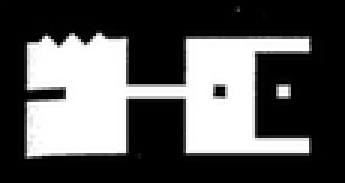
%> input picture Lab_5/defected_image.png, 115 x 61 px, shrunk from 394 x 211 before the run (shown 3 times larger)
$ octave Lab_5.m   (GNU Octave 9; MATLAB toolbox functions it lacks are replaced by stand-ins)
%> lines starting %> are read from the running program, lines starting %| are printed output that depends on the picture; in (x1, y1, x2, y2) boxes, pixels count from 0 and x2, y2 are one past the last pixel; in counts of white or black regions, pixels touching at a corner belong together; the program's own positions count from 1
%% 1. Базовые морфологические операции.
% Выбрать произвольное изображение, содержащее дефекты формы
% (внутренние «дырки» или внешние «выступы») объектов.
% Используя базовые морфологические операции,
% полностью убрать или минимизировать дефекты
clear;

I = imread('defected_image.png');
%> I is the input picture: size 61x115x3 uint8; min 0, max 255, mean 87.2
I1 = im2bw(I);
%> I1: size 61x115 logical; 33.7% white; 2 white regions, box (x1, y1, x2, y2) and area: (9, 11, 103, 53) 2343, (92, 28, 97, 33) 20
% imshow(I1);
square = strel('square', 20);
I2 = imopen(I1, square);
%> I2: size 61x115 logical; 10.3% white; 1 white region, box (x1, y1, x2, y2) and area: (22, 15, 42, 51) 720
I3 = imclose(I1, square);
%> I3: size 61x115 logical; 39.6% white; 1 white region, box (x1, y1, x2, y2) and area: (9, 11, 103, 53) 2781
I4 = imclose(I2, square);
subplot(2,2,1); imshow(I1); title('Original image');
subplot(2,2,2); imshow(I2); title('Opening');
subplot(2,2,3); imshow(I3);  title('Closing');
subplot(2,2,4); imshow(I4); title('Opening followed by closing'); pause;
% Результат сохранен в файл 'result1.jpg'

%% 2. Разделение объектов.
% Выбрать произвольное бинарное изображение,
% содержащее перекрывающиеся объекты.
clear;

% 2.1 Использовать операции бинарной морфологии для разделения объектов.
I = imread('connected_elements.png');
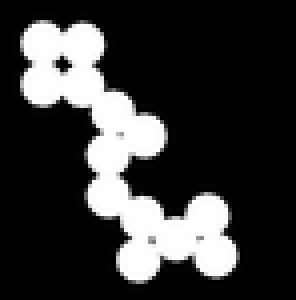
%> input picture Lab_5/connected_elements.png, 74 x 75 px, shrunk from 254 x 256 before the run (shown 4 times larger)
%> I is the input picture: size 75x74x3 uint8; min 0, max 255, mean 55.3
I1 = im2bw(I);
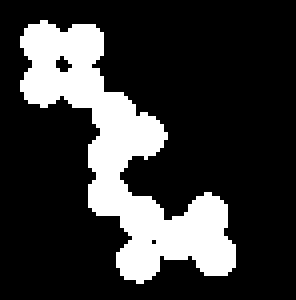
%> I1: size 75x74 logical (shown 4 times larger); 21.7% white; 1 white region, box (x1, y1, x2, y2) and area: (5, 5, 59, 71) 1202
I2 = ~I1;
%> I2: size 75x74 logical; 78.3% white; 1 black region, box (x1, y1, x2, y2) and area: (5, 5, 59, 71) 1202
subplot(2,2,1); imshow(I2); title('Original image');
% BW2 = imerode(I1, disk);
BW2 = bwmorph(I1, 'erode', 10);
%> BW2: size 75x74 logical; every value is 0
subplot(2,2,2); imshow(BW2); title('Eroded image');
BW2 = bwmorph (BW2, 'thicken', Inf);
%> BW2: size 75x74 logical; 100% white; black in thin lines or dots, all inside (x1, y1, x2, y2) = (37, 37, 38, 39)
subplot(2,2,3); imshow(BW2); title('Thickened objects');
Inew = ~(I1&BW2);
%> Inew: size 75x74 logical; 78.4% white; 1 black region, box (x1, y1, x2, y2) and area: (5, 5, 59, 71) 1200
subplot(2,2,4); imshow(Inew); title('Result'); pause;
% Результат сохранен в файл 'result2.1.jpg'

% 2.2 Выделить контуры объектов.
B = strel('disk', 1);
I3 = imdilate(Inew, B);
%> I3: size 75x74 logical; 82.8% white; 1 black region, box (x1, y1, x2, y2) and area: (6, 6, 58, 70) 955
C = I3 & ~Inew;
%> C: size 75x74 logical; 4.4% white in thin lines or dots, all inside (x1, y1, x2, y2) = (5, 5, 59, 71)
subplot(1,1,1); imshow(C); pause;
% Результат сохранен в файл 'result2.2.jpg'

%% 3. Сегментация.
% Выбрать произвольное изображение,
% содержащее небольшое число локальных минимумов.
% Выполнить сегментацию изображения по водоразделам.
clear;

% 3.1 Фильтрация изображения
rgb = imread ('lemons.png');
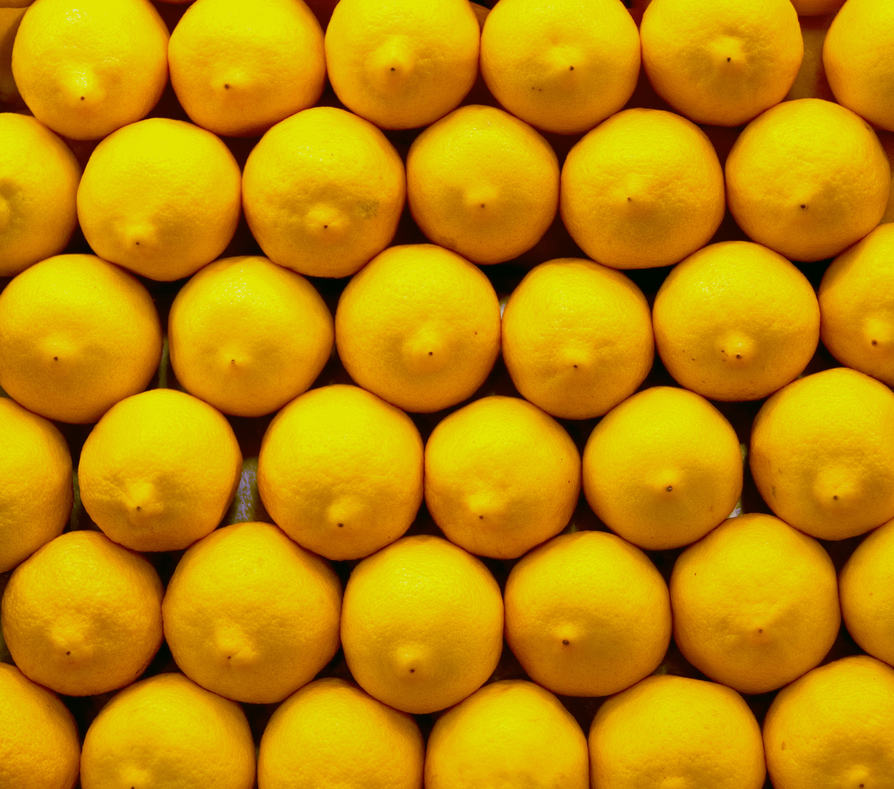
%> input picture Lab_5/lemons.png, 894 x 789 px, shrunk from 3072 x 2712 before the run
%> rgb is the input picture: size 789x894x3 uint8; mean R, G, B 195.5, 141.1, 1.5
A = rgb2gray(rgb);
B = strel ('disk', 100);
C = imerode(A, B);
%> C: size 789x894 uint8
Cr = imreconstruct (C, A);
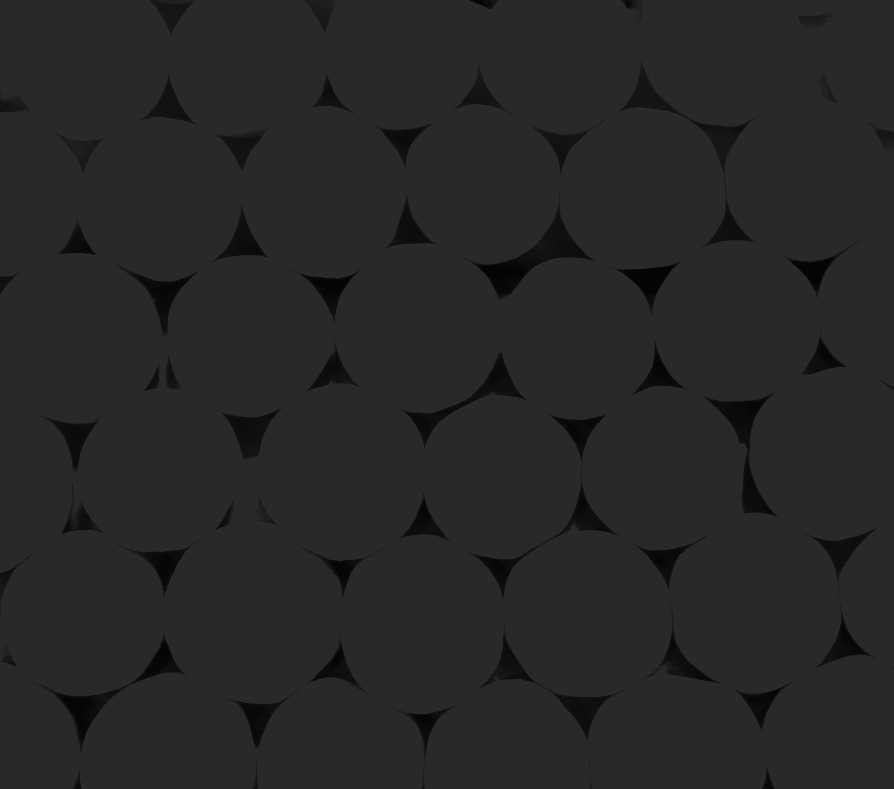
%> Cr: size 789x894 uint8; min 2, max 41, mean 39.4
Crd = imdilate(Cr, B);
%> Crd: size 789x894 uint8; every value is 41
Crdr = imreconstruct (imcomplement (Crd) , imcomplement (Cr));
%> Crdr: size 789x894 uint8; every value is 214
Crdr = imcomplement (Crdr);
imshow(Crdr); title('Отфильтрованное изображение'); pause;
% Результат сохранен в файл 'result3.1.jpg'

% 3.2 Маркеры переднего плана
fgm = imregionalmax(Crdr);
%> fgm: size 789x894 logical; every value is 1
A2 = A;
A2(fgm) = 255;
%> A2: size 789x894 uint8; every value is 255
subplot(1, 2, 1); imshow(A2); title('Маркеры переднего плана');

B2 = strel(ones(25, 25));
fgm = imclose(fgm, B2);
fgm = imerode(fgm, B2);
fgm = bwareaopen(fgm, 20);
A3 = A;
A3(fgm) = 255;
subplot(1, 2, 2); imshow(A3); title('Отфильтрованные маркеры переднего плана');
pause;
% Результат сохранен в файл 'result3.2.jpg'

% 3.3 Маркеры фона
bw = imbinarize(Crdr);
subplot(1, 2, 1); imshow(bw); title('Бинаризованное изображение');
D = bwdist(bw);
%> D: size 789x894 single; every value is 0
L = watershed(D);
bgm = L == 0;
%> bgm: size 789x894 logical; every value is 0
subplot(1, 2, 2); imshow(bgm); title('Маркеры фона'); pause;
% Результат сохранен в файл 'result3.3.jpg'

% 3.4 Градиентное представление изображения
hy = fspecial('sobel');
hx = hy';
Ay = imfilter(im2double(A), hy, 'replicate');
Ax = imfilter(im2double(A), hx, 'replicate');
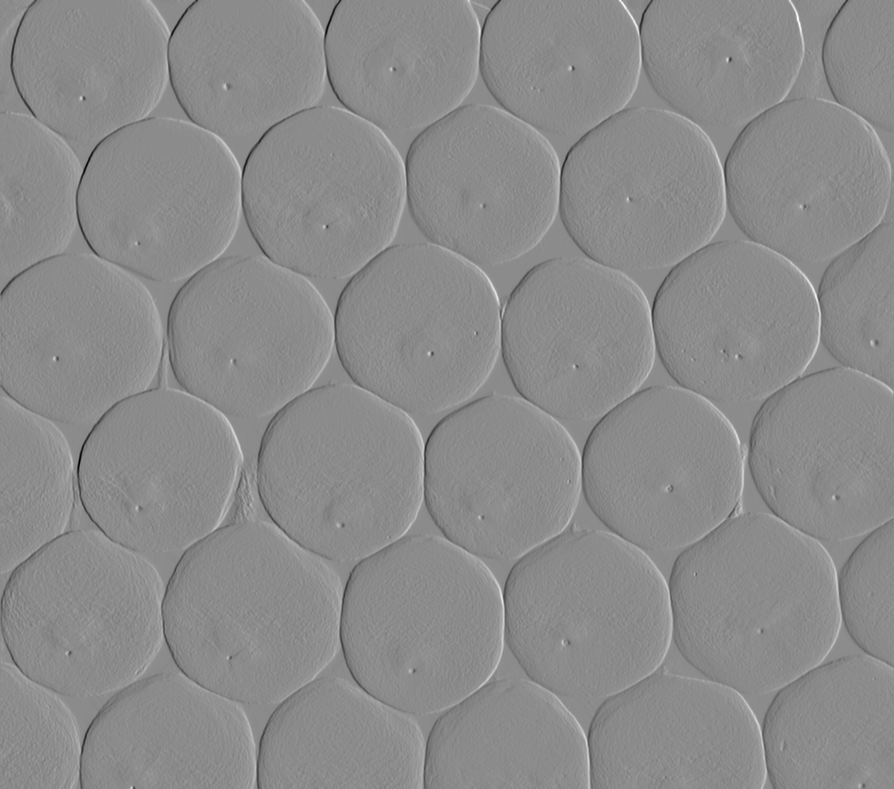
%> Ax: size 789x894 double; min -2.41, max 1.99, mean -0.000652; drawn with min black and max white
grad = sqrt(Ax.^2 + Ay.^2);
subplot(1, 2, 1); imshow(grad); title('Исходное');
%> after `imshow(grad)`:
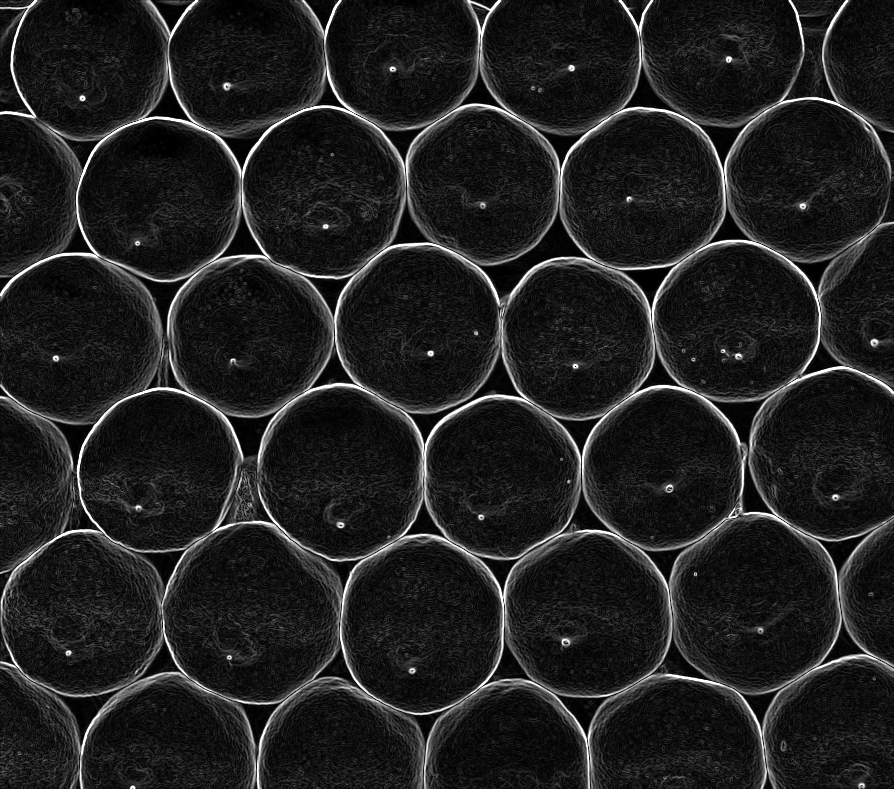
%> displayed picture: size 789x894, on the screen's scale of 0 to 255; min 0, max 255, mean 33
grad = imimposemin(grad, bgm | fgm );
%> grad: size 789x894 double; every value is NaN or infinite
subplot(1, 2, 2); imshow(grad); title('Модифицированное'); pause;
% Результат сохранен в файл 'result3.4.jpg'

% 3.5 Сегментации уточненного градиентного представления
L = watershed(grad);
A4 = A;
A4(imdilate (L == 0 , ones(3, 3)) | bgm | fgm ) = 255;
subplot(1, 2, 1); imshow(A4); ...
    title('Маркеры и границы, наложенные на исходное изображение');

Lrgb = label2rgb(L , 'jet' , 'w' , 'shuffle');
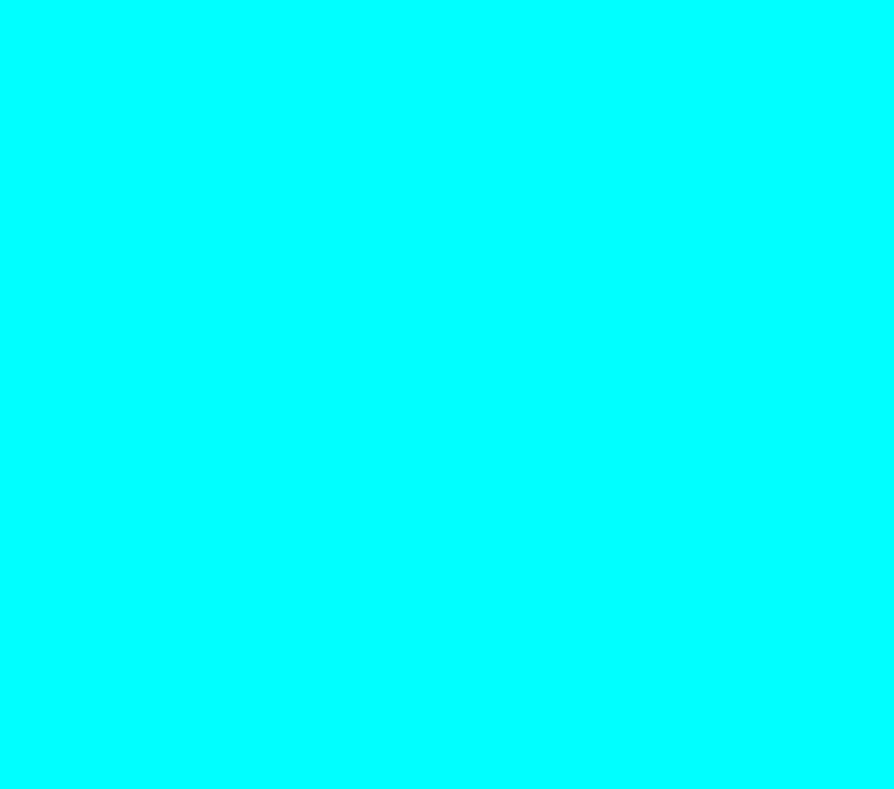
%> Lrgb: size 789x894x3 uint8; mean R, G, B 0, 255, 255
subplot(1, 2, 2); imshow(Lrgb); ...
    title('Представленное в цветах rgb');
% Результат сохранен в файл 'result3.5.jpg'
